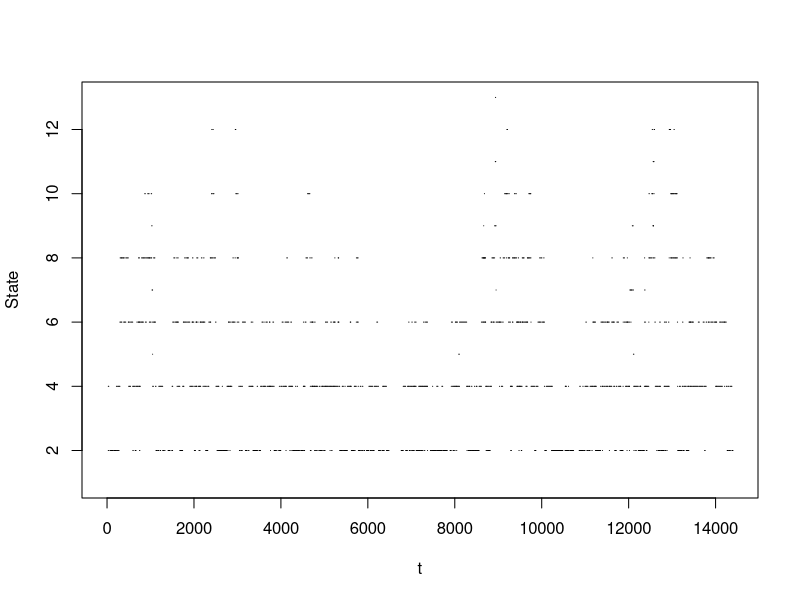

Write R code to recreate this figure.
######################################
##
##  CTMC Coding
##
######################################


#Goal: simulate interaction chain between ants in High Density Data

####
#### Read in Data
####

#Location
#Ant_ID
#Ant_ID_.partner
#start_time
#end_time
#Note: q or Queen is queen ant. Long live the Queen.

high <- read.csv("./Data/Colony1_trophallaxis_high_density_4hr.csv")
hours = 4



head(high)
str(high)


num.high = unique(high$Ant_ID)
ant = length(num.high)  #number of ants


#high = high[seq(1, nrow(high), by = 2), ]
Ti = nrow(high)/2
inter = 1 + #no interactions
  choose(ant, 2)  #two way interactions

#Embedded Chain and Rate Transitions
Master = matrix(0, ant, hours * 60 * 60)
n = 0

for(i in sort(num.high)){
  n = n+1
  high.i = high[which(high$Ant_ID == i), ]
  
  for(l in 1:nrow(high.i)){
    start.i = high.i$start_time[l]
  end.i = high.i$end_time[l]
  Master[n, start.i:end.i] = 1
  }
  
}

Master.sum = colSums(Master)

cont.time = rle(Master.sum)

EC = cont.time$values
RT = cont.time$lengths



# #transitions rates (not probabilities!)
# alpha = matrix(1, n, n, Ti) #(1->2, 2->1)
# 
# for(i in 1:n){
#     alpha[i, i] = 0
#   }
# 
# v= rep(NA, n) #rate for state i
# 
# for(i in 1:n){
#   v[i] = sum(alpha[i, ])
# }
# 
# P = matrix(NA, n, n) #transition probability matrix
# 
# for(i in 1:n){
#   for(k in 1:n){
#     P[i, k] = alpha[i, k] / v[i]
#   }
# }


##plot of interactions


t = cumsum(RT)  
X = EC

plot(0,0,xlab="t",ylab="State",ylim=c(1,max(X)),xlim=c(0,hours * 60 * 60),type="n")
lines(x = c(0, t[1]), y = c(X[1], X[1]))

for(i in 2:length(t)){
  lines(x = c(t[i-1], t[i]), y = c(X[i], X[i]))
}


##Estimating alphas
##lots of vectors are 13 units long bc the states range from 0 to 12

n.states = length(unique(EC))
Alpha = matrix(0, 14, 14)
  rownames(Alpha) <- 0:13
  colnames(Alpha) <- 0:13

M = matrix(0, 14, 14) #number of state changes from i to j
rownames(M) <- 0:13
colnames(M) <- 0:13

for(i in 1:(length(EC) - 1)){ 
   M[EC[i] + 1, EC[i + 1] + 1] =  M[EC[i] + 1, EC[i + 1] + 1] + 1
}

Time = rep(NA, 14)

for(i in 1:length(Time)){
  Time[i] = sum(RT[which(EC == i-1)])
}

for(i in 1:length(Time)){
  for(j in 1:length(Time)){
    if(Time[i] != 0){
    Alpha[i,j] = M[i, j] / Time[i]}
  }
}



